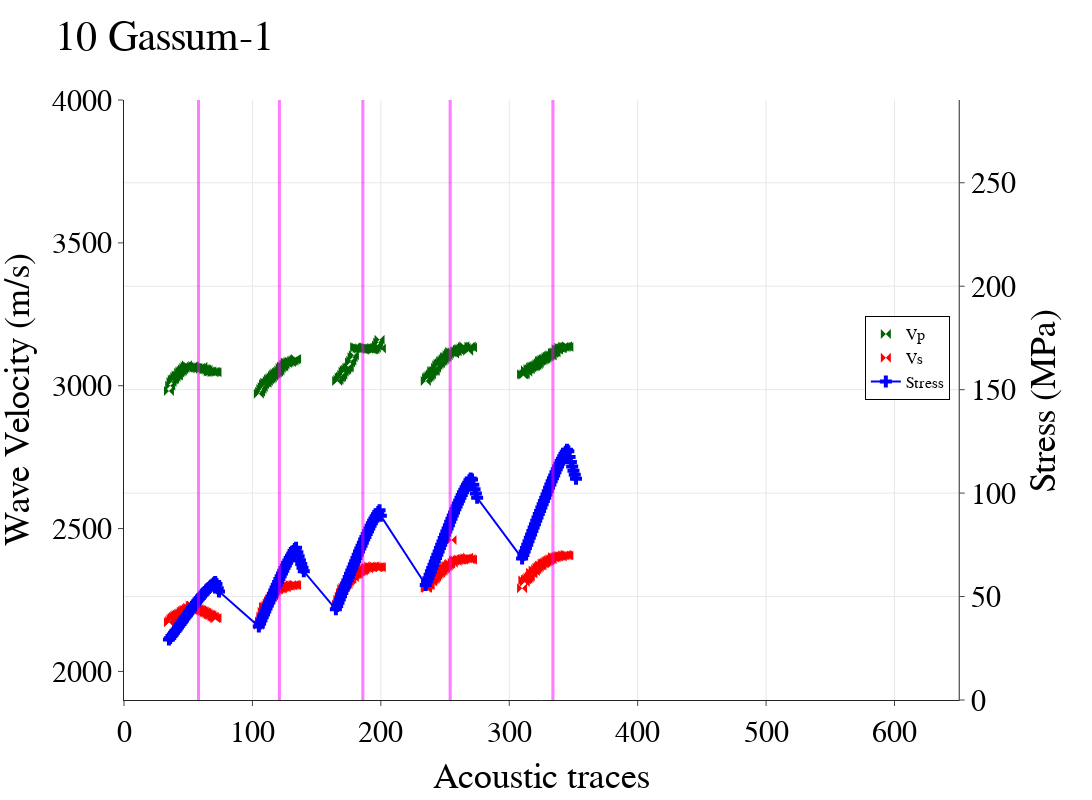

Here is the notebook cell this chart was saved with:
### Code cell
fig = make_subplots(specs=[[{"secondary_y": True}]])

fig.add_trace(go.Scatter(x = Traces_10_LISA, y = Pvel_10_LISA,  mode='markers', marker_symbol='bowtie', name='Vp', marker=dict(color='darkgreen',size=10)))
fig.add_trace(go.Scatter(x = Traces_10_LISA, y = Svel_10_LISA,  mode='markers', marker_symbol='bowtie', name='Vs', marker=dict(color='red',size=10)))
fig.add_trace(go.Scatter(x = Traces_10_LISA, y = Stress_10_LISA,  mode='lines+markers', marker_symbol='cross', name='Stress', marker=dict(color='blue',size=10)), secondary_y=True)

# fig.add_trace(go.Scatter(x = Traces_10_LISA, y = TotalP_10_LISA,  mode='lines+markers', marker_symbol='bowtie', name='Total Vp', marker=dict(color='blue',size=5)))
# fig.add_trace(go.Scatter(x = Traces_10_LISA, y = TotalS_10_LISA,  mode='lines+markers', marker_symbol='bowtie', name='Total Vs', marker=dict(color='orange',size=5)), secondary_y=True)

fig.update_layout(template="simple_white", autosize=False, width=1400, height=800,
    title="10 Gassum-1",
    xaxis_title="Acoustic traces",
    yaxis_title="Wave Velocity (m/s)",
    yaxis2_title='Stress (MPa)',
    font=dict(
        family="New Times Roman",
        size=30,
        color="Black"
    ),
    legend=dict(title=None, orientation='v', y=0.5, yanchor="bottom", x=0.93, xanchor="right", font=dict(size = 16), bordercolor='black', borderwidth=1)
)

# plotly manual axis adjustments
fig.update_yaxes(range=[1900,4000], secondary_y=False)
fig.update_yaxes(range=[0,290], secondary_y=True)
fig.update_xaxes(range=[0,650])
fig.update_yaxes(showgrid=True)
fig.update_xaxes(showgrid=True)
fig['layout']['yaxis']['showgrid'] = False
fig.add_vline(x=58, line_width=3, line_color="fuchsia")
fig.add_vline(x=58, line_width=3, line_color="fuchsia")
fig.add_vline(x=121, line_width=3, line_color="fuchsia")
fig.add_vline(x=121, line_width=3, line_color="fuchsia")
fig.add_vline(x=186, line_width=3, line_color="fuchsia")
fig.add_vline(x=186, line_width=3, line_color="fuchsia")
fig.add_vline(x=254, line_width=3, line_color="fuchsia")
fig.add_vline(x=254, line_width=3, line_color="fuchsia")
fig.add_vline(x=334, line_width=3, line_color="fuchsia")
fig.add_vline(x=334, line_width=3, line_color="fuchsia")

fig.show()

### Figure 1 — Plotly figure (JSON) as saved in the notebook; plotly's stock layout.template omitted (floating-point values rounded to 4 significant figures; data arrays with more than 128 entries replaced by an {"elided": "..."} marker saying what was removed)
{"data": [{"marker": {"color": "darkgreen", "size": 10, "symbol": "bowtie"}, "mode": "markers", "name": "Vp", "type": "scatter", "x": {"elided": "196 int values"}, "y": {"elided": "196 float values"}}, {"marker": {"color": "red", "size": 10, "symbol": "bowtie"}, "mode": "markers", "name": "Vs", "type": "scatter", "x": {"elided": "196 int values"}, "y": {"elided": "196 float values"}}, {"marker": {"color": "blue", "size": 10, "symbol": "cross"}, "mode": "lines+markers", "name": "Stress", "type": "scatter", "x": {"elided": "196 int values"}, "xaxis": "x", "y": {"elided": "196 float values"}, "yaxis": "y2"}], "layout": {"autosize": false, "font": {"color": "Black", "family": "New Times Roman", "size": 30}, "height": 800, "legend": {"bordercolor": "black", "borderwidth": 1, "font": {"size": 16}, "orientation": "v", "title": {}, "x": 0.93, "xanchor": "right", "y": 0.5, "yanchor": "bottom"}, "shapes": [{"line": {"color": "fuchsia", "width": 3}, "type": "line", "x0": 58, "x1": 58, "xref": "x", "y0": 0, "y1": 1, "yref": "y domain"}, {"line": {"color": "fuchsia", "width": 3}, "type": "line", "x0": 58, "x1": 58, "xref": "x", "y0": 0, "y1": 1, "yref": "y domain"}, {"line": {"color": "fuchsia", "width": 3}, "type": "line", "x0": 121, "x1": 121, "xref": "x", "y0": 0, "y1": 1, "yref": "y domain"}, {"line": {"color": "fuchsia", "width": 3}, "type": "line", "x0": 121, "x1": 121, "xref": "x", "y0": 0, "y1": 1, "yref": "y domain"}, {"line": {"color": "fuchsia", "width": 3}, "type": "line", "x0": 186, "x1": 186, "xref": "x", "y0": 0, "y1": 1, "yref": "y domain"}, {"line": {"color": "fuchsia", "width": 3}, "type": "line", "x0": 186, "x1": 186, "xref": "x", "y0": 0, "y1": 1, "yref": "y domain"}, {"line": {"color": "fuchsia", "width": 3}, "type": "line", "x0": 254, "x1": 254, "xref": "x", "y0": 0, "y1": 1, "yref": "y domain"}, {"line": {"color": "fuchsia", "width": 3}, "type": "line", "x0": 254, "x1": 254, "xref": "x", "y0": 0, "y1": 1, "yref": "y domain"}, {"line": {"color": "fuchsia", "width": 3}, "type": "line", "x0": 334, "x1": 334, "xref": "x", "y0": 0, "y1": 1, "yref": "y domain"}, {"line": {"color": "fuchsia", "width": 3}, "type": "line", "x0": 334, "x1": 334, "xref": "x", "y0": 0, "y1": 1, "yref": "y domain"}], "title": {"text": "10 Gassum-1"}, "width": 1400, "xaxis": {"anchor": "y", "domain": [0, 0.94], "range": [0, 650], "showgrid": true, "title": {"text": "Acoustic traces"}}, "yaxis": {"anchor": "x", "domain": [0, 1], "range": [1900, 4000], "showgrid": false, "title": {"text": "Wave Velocity (m/s)"}}, "yaxis2": {"anchor": "x", "overlaying": "y", "range": [0, 290], "showgrid": true, "side": "right", "title": {"text": "Stress (MPa)"}}}}
